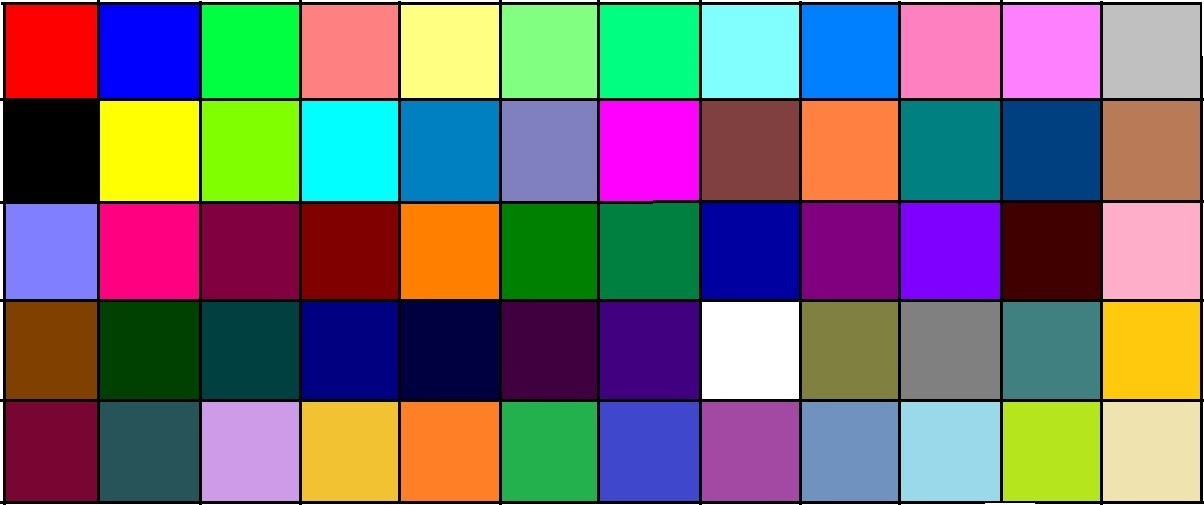
#> input picture pic2.jpg, 1204 x 505 px, found by its file name
$ python Visualization.py
#> lines starting #> are read from the running program, lines starting #| are printed output that depends on the picture
import cv2
import pandas as pd
import numpy as np
import matplotlib.pyplot as plt
from sklearn.cluster import KMeans

# Load image
img_path = r"C:\Users\91982\Documents\AAFIN\project\pic2.jpg"
# visualization of second pic remove # from it and add to the above line
#img_path = r"C:\Users\91982\Documents\AAFIN\project\pic2.jpg"
img = cv2.imread(img_path)
#> img is the input picture: shape (505, 1204, 3); mean B, G, R 114.1, 109.7, 117.3
if img is None:
    raise FileNotFoundError("Image not found, Check the image path.")
img_rgb = cv2.cvtColor(img, cv2.COLOR_BGR2RGB)

# Load color CSV file data
csv_path = r"C:\Users\91982\Documents\AAFIN\project\colors_cleaned.csv"
cols = ['colors', 'color-names', 'hex-value', 'R-value', 'G-value', 'B-value']
df = pd.read_csv(csv_path, names=cols, header=None)
#> (reads colors_cleaned.csv from the repository)


# Image data for clustering
pixels = img_rgb.reshape((-1, 3))

# KMeans to find dominant colors - Set to 7 clusters
kmeans = KMeans(n_clusters=7, random_state=0)
kmeans.fit(pixels)
colors = kmeans.cluster_centers_.astype(int)
counts = np.bincount(kmeans.labels_)

# Function to get closest color name from CSV
def get_color_name(R, G, B):
    min_dist = float('inf')
    name = "Unknown"
    for _, row in df.iterrows():
        dist = abs(R - row['R-value']) + abs(G - row['G-value']) + abs(B - row['B-value'])
        if dist < min_dist:
            min_dist = dist
            name = row['color-names']
    return name

# Disable toolbar
plt.rcParams['toolbar'] = 'None'

# labels for the pie chart with color names and RGB values
labels = []
hex_colors = []
for color in colors:
    r, g, b = color
    name = get_color_name(r, g, b)
    labels.append(f"{name} ({r}, {g}, {b})")
    hex_colors.append(f'#{r:02x}{g:02x}{b:02x}')

# Sort by frequency of colors
sorted_idx = np.argsort(counts)[::-1]
labels = [labels[i] for i in sorted_idx]
hex_colors = [hex_colors[i] for i in sorted_idx]
counts = counts[sorted_idx]

# plot original image and pie chart
fig, axs = plt.subplots(1, 2, figsize=(12, 6))

# Display image with pie chart
axs[0].imshow(img_rgb)
axs[0].axis('off')  # Hide axes
axs[0].set_title("Original Image")

# Pie chart for dominant colors
axs[1].pie(counts, labels=labels, colors=hex_colors, autopct='%1.1f%%', startangle=90)
axs[1].set_title("Dominant Colors")

# layout for display
plt.tight_layout()
plt.show()
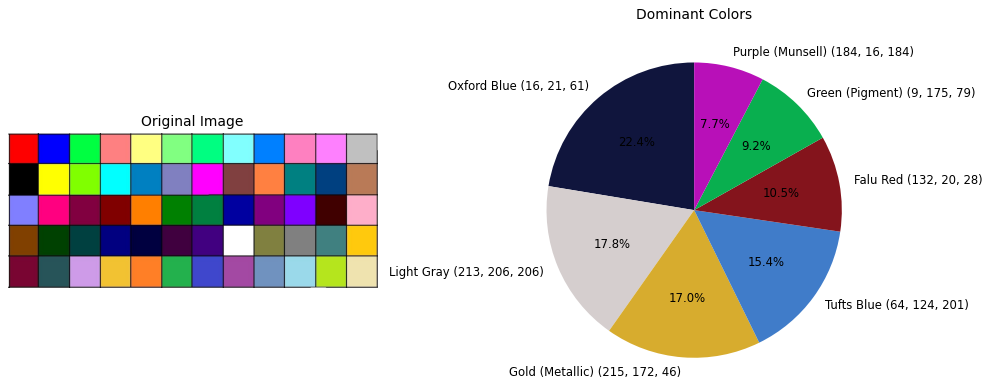
#> figure drawn by matplotlib, 2 panels

''' pic1 image referance
https://images.app.goo.gl/93n7ZfMWvne5mMrk6
https://www.istockphoto.com/photo/beautiful-flowers-background-gm520700958-91057065
pic2 made using paint app by Aafin
'''
